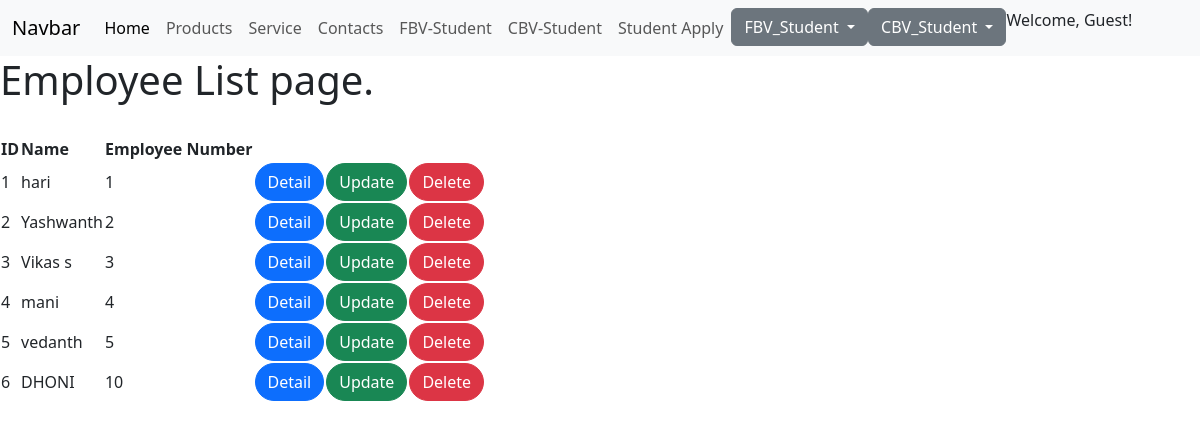
The page / on the database its author committed.
### CSE/models.py (models this page shows, shortened)
class Employee(models.Model):
    emp_name = models.CharField(max_length=50)
    emp_number = models.IntegerField()

### CSE/views.py (the view)
# urls.py: path('', EmployeeList.as_view(), name='list'),
class EmployeeList(ListView):
    model = Employee
    template_name = 'CBV1/list.html'

### templates/CBV1/list.html
{% extends 'basic.html' %}
{% block content %}
<h1>Employee List page.</h1><br>
<table>
    <tr>
        <th>ID</th>
        <th>Name</th>
        <th>Employee Number</th>
    </tr>
    {% for object in object_list %}
            <tr>
                <td>{{object.id}}</td>
                <td>{{object.emp_name}}</td>
                <td> {{object.emp_number}}</td>
                <td><a type="button" class="btn btn-primary" style="border-radius: 20px;" href= "{{object.id}}/detail">Detail</a></td>
                <td><a type=" button " class = "btn btn-success" style="border-radius: 20px;" href ="{{object.id}}/update" >Update</a></td>
                <td><a type = "button" class="btn btn-danger" style="border-radius: 20px;" href="{{object.id}}/delete">Delete</a></td>
            </tr>
    {% endfor %}
</table>
{% endblock %}

### templates/basic.html (shortened to what this page needs)
<!doctype html>
<html lang="en">
  <head>
    <link href="https://cdn.jsdelivr.net/npm/bootstrap@5.3.3/dist/css/bootstrap.min.css" rel="stylesheet">
  </head>
  <body>
    <nav class="navbar navbar-expand-lg bg-body-tertiary">
        <div class="container-fluid">
          <a class="navbar-brand" href="{% url 'CSE:index' %}">Navbar</a>
          <div class="collapse navbar-collapse" id="navbarSupportedContent">
            <ul class="navbar-nav me-auto mb-2 mb-lg-0">
              <li class="nav-item">
                <a class="nav-link active" aria-current="page" href="{% url 'CSE:index' %}">Home</a>
              </li>
              <li class="nav-item">
                <a class="nav-link" href="{% url 'CSE:products' %}">Products</a>
              </li>
              <li class="nav-item">
                <a class="nav-link" href="{% url 'CSE:service' %}">Service</a>
              </li>
              <li class="nav-item">
                <a class="nav-link" href="{% url 'CSE:contacts' %}">Contacts</a>
              </li>
              <li class="nav-item">
                <a class="nav-link" href="{% url 'CSE:student' %}">FBV-Student</a>
              </li>
              <li class="nav-item">
                <a class="nav-link" href="{% url 'CSE:list' %}">CBV-Student</a>
              </li>
              <li class="nav-item">
                <a class="nav-link" href="{% url 'CSE:forms' %}">Student Apply</a>
              </li>
              <div class="dropdown">
                <button class="btn btn-secondary dropdown-toggle" type="button" data-bs-toggle="dropdown" aria-expanded="false">
                  FBV_Student
                </button>
              </div>
              <div class="dropdown">
                <button class="btn btn-secondary dropdown-toggle" type="button" data-bs-toggle="dropdown" aria-expanded="false">
                  CBV_Student
                </button>
              </div>
              <div>
                {% if user.is_authenticated %}
                      <p>Welcome, {{ user.username }}!</p>
                {% else %}
                      <p>Welcome, Guest!</p>
                {% endif %}
              </div>
          </div>
        </div>
      </nav>
    {% block content %}
    {% endblock %}
  </body>
</html>

### rows shown on the page
Employee: id "1", emp_name "hari", emp_number "1"
Employee: id "2", emp_name "Yashwanth", emp_number "2"
Employee: id "3", emp_name "Vikas s", emp_number "3"
Employee: id "4", emp_name "mani", emp_number "4"
Employee: id "5", emp_name "vedanth", emp_number "5"
Employee: id "6", emp_name "DHONI", emp_number "10"
